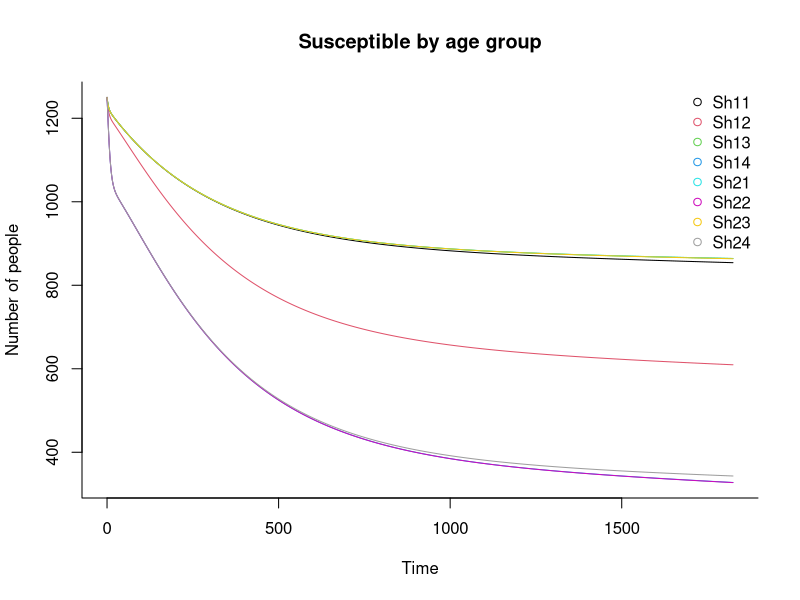
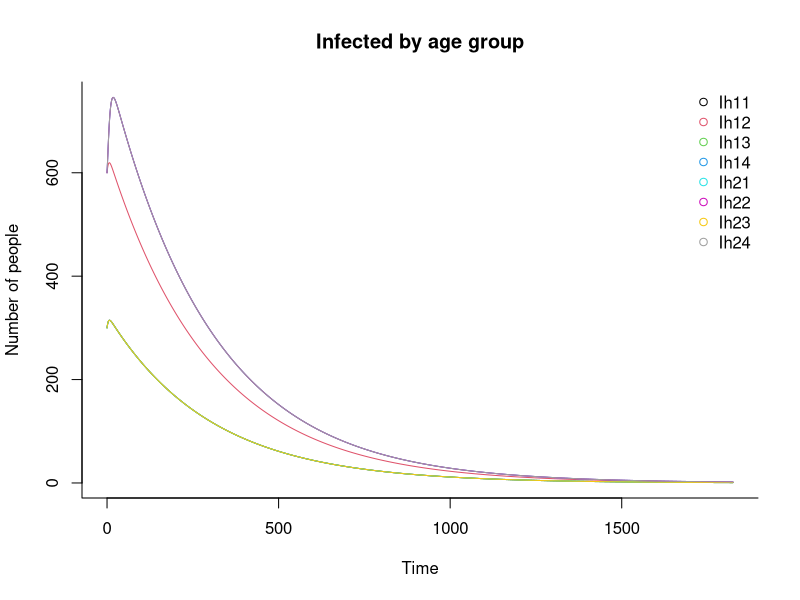
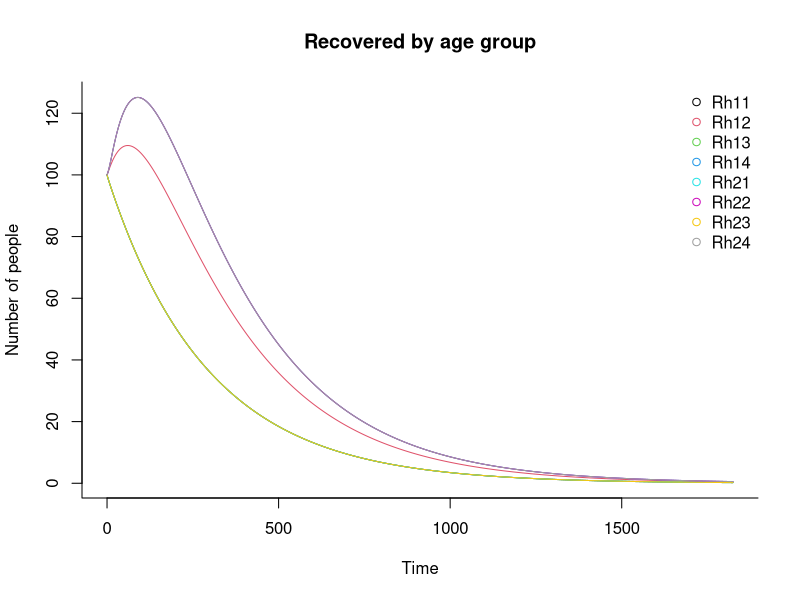
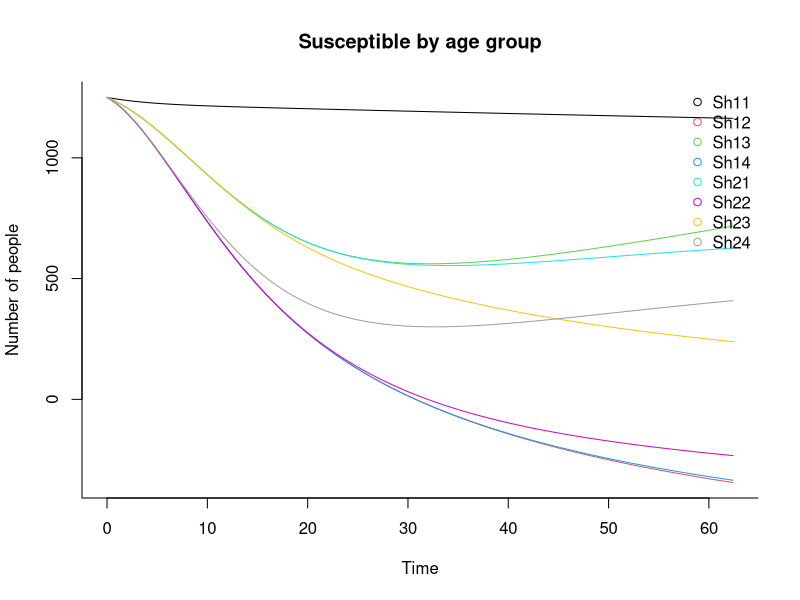
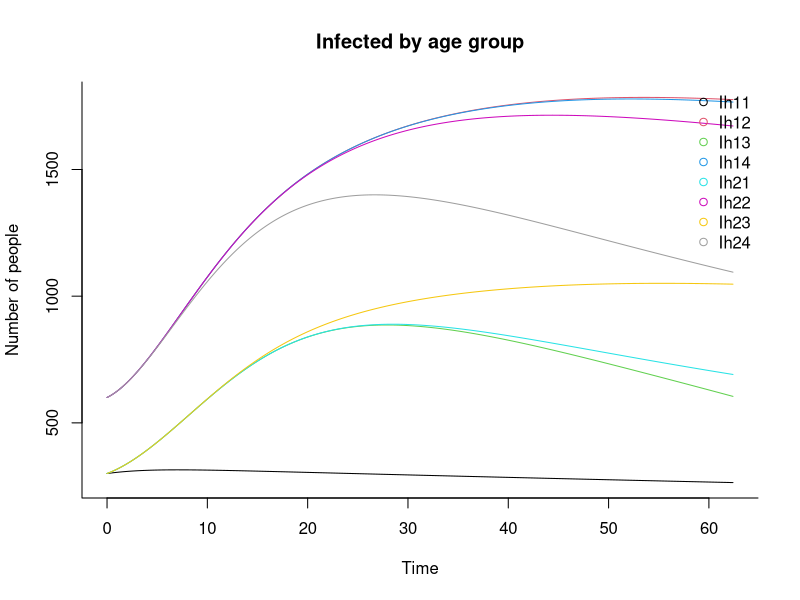
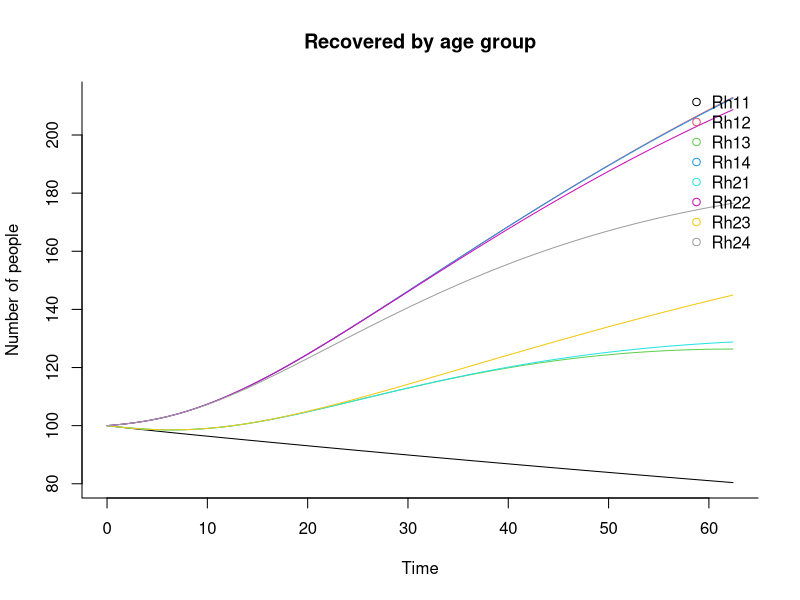

Write R code to recreate these figures, in order. (Note: this script raises an error after producing the figures.)
## Load deSolve package
library(deSolve)

#Parameters 
#Human hosts
Lambda_h<-matrix(c(0.005369485,0.000001,0.000001,0.000001,0.005369485,0.000001,0.000001,0.000001), 2, 4,byrow=T, dimnames = list(c("WU","Sl"),c("A1", "A2","A3","A4"))) #Recruitment rate of humans
#Lambda_h<-matrix(c(0.005369485,0.005369485,0.005369485,0.005369485,0.005369485,0.005369485,0.005369485,0.005369485), 2, 4,byrow=T, dimnames = list(c("WU","Sl"),c("A1", "A2","A3","A4"))) #Recruitment rate of humans
#mu_h<-matrix(c(1/63.78,1/63.78,1/63.78,1/63.78,1/63.78,1/63.78,1/63.78,1/63.78)/365, 2, 4)#Death rate of human
mu_h<-matrix(c(1/63.78,1/63.78,1/63.78,1/63.78,1/63.48,1/63.48,1/63.48,1/63.48)/365, 2, 4)#Death rate of human
gamma_h<-matrix(c(0.0023,0.0023,0.0023,0.0023,0.0023,0.0023,0.0023,0.0023), 2, 4,byrow=T)#Recovery rate
sigma_h<-matrix(c(1/91.3125,1/91.3125,1/91.3125,1/91.3125,1/91.3125,1/91.3125,1/91.3125,1/91.3125), 2, 4,byrow=T)#Proportion of getting immune 
beta_h<-matrix(c(0.42,0.42,0.42,0.42,0.42,0.42,0.42,0.42),2, 4,byrow=T)#Transmission rate from infectious human to mosquito
delta_h<-matrix(c(0.001,0.001,0.001,0.001,0.001,0.001,0.001,0.001),2, 4,byrow=T)#Disease induced-death
m<-matrix(c(1,1,1,1,1,1,1,1)*1e-10,nrow = 2, ncol= 4,byrow=T)#Between patches migration
psi<-matrix(c(0.6,0.6,0.6,0.6,0.6,0.3,0.3,0.3), 2, 4,byrow=T)#Proportion of ITN use 

#Mosquito vectors
mu_v<-matrix(c(0.05,0.05,0.05,0.05,0.05,0.05,0.05,0.05),2, 4,byrow=T)#Death rate of mosquito
a<-matrix(c(0.5,0.5,0.5,0.5,0.5,0.5,0.5,0.5),2, 4,byrow=T)#Biting rate
Lambda_v<-matrix(c(0.3,0.3,0.3,0.3,0.3,0.3,0.3,0.3)/365, 2, 4,byrow=T)#Recruitment/birth rate of mosquitoes
beta_v<-matrix(c(0.42,0.42,0.42,0.42,0.42,0.42,0.42,0.42), 2, 4,byrow=T)#Transmission rate from infected mosquito to human


params<-list(Lambda_h=Lambda_h, Lambda_v=Lambda_v, beta_v=beta_v, beta_h=beta_h, sigma_h=sigma_h, gamma_h=gamma_h,delta_h=delta_h,mu_h=mu_h, mu_v=mu_v, psi=psi, a=a, m=m)
#Variables
#Initial conditions at DFE
Sh<-matrix(c(1250,1250,1250,1250,1250,1250,1250,1250),2,4,byrow=T,dimnames = list(c("WU","Sl"),c("A1", "A2","A3","A4")))#Initial value of susceptible human
Rh<-matrix(c(100, 100, 100, 100,100, 100, 100, 100),2,4,byrow=T)#Initial value of recovered human
Ih<-matrix(c(300,300,300,300,600,600,600,600),2,4,byrow=T)#Initial value of infected human
Sv<-matrix(c(1000,1000,1000,1000,1500,1500,1500,1500),2,4,byrow=T)
Iv<-matrix(c(100,100,100,100,160,160,160,160),2,4,byrow=T)

# Constructing time vector
t_start<-0 #Start
t_end<-(1825)-1 # End 
t_inc<-.2
t_range<-seq(t_start,t_end+t_inc, t_inc)
# Create a function Sir_si for the differential equations
sir_si <- function(time, state, params) {
  nh<-matrix(2,4)
  Sh<-matrix(2,4, data=state[2:8]) 
  Ih<-matrix(2,4, data=state[9:16])
  Rh<-matrix(2,4, data=state[17:24])
  Sv<-matrix(2,4, data=state[25:32])  
  Iv<-matrix(2,4, data=state[33:40]) 
  nh<- Sh+ Ih + Rh
  with(as.list(c(state, params)), { 
    #for(j in 1:2){#Loop for the 2 patches
      #for (i in 1: 4){#Loop for age groups
          dSh <-(Lambda_h) - (1-psi)*beta_v*a*Iv*Sh/(nh) - (sigma_h*Rh)-(mu_h*Sh)+(m*Sh)
          dIh <- (((1-psi)*beta_v*a*Sh*Iv)/(nh))  - ((gamma_h + mu_h + delta_h)*Ih)
          dRh <- (gamma_h*Ih) - ((mu_h+sigma_h)*Rh) + (m*Rh)
          dSv <- (Lambda_v) - (mu_v*Sv) - (((1-psi)*beta_h*a*Ih*Sv)/(nh)) - (psi*a*Sv)
          dIv <- (((1-psi)*beta_h*a*Ih*Sv)/(nh)) - (psi*a*Iv) - (mu_v*Iv)
        #}
      #}
    list(c(dSh, dIh, dRh, dSv, dIv))
    
  })
}

init<- c(Sh=Sh, Ih=Ih, Rh=Rh, Sv=Sv, Iv=Iv)

## Solve using ode (General Solver for Ordinary Differential Equations)
out <- ode(y = init, times = t_range, func = sir_si, parms = params)
## change to data frame
out <- as.data.frame(out)
## Delete time variable
#out$time <- NULL
## Show data
head(out, 5)
View(out)

## Plot
 # A general concern about the plot they are all straight lines plus infected number are negative look like something is wrong
matplot(x = out[,1], y = out[,2:9], type = "l",
        xlab = "Time", ylab = "Number of people", main = "Susceptible by age group",
        lwd = 1, lty = 1, bty = "l", col = 1:8)
legend("topright", c("Sh11", "Sh12", "Sh13", "Sh14", "Sh21", "Sh22", "Sh23", "Sh24"), pch = 1, col = 1:8, bty = "n")

matplot(x = out[,1], y = out[,10:17], type = "l",
        xlab = "Time", ylab = "Number of people", main = "Infected by age group",
        lwd = 1, lty = 1, bty = "l", col = 1:8)
legend("topright", c("Ih11", "Ih12", "Ih13", "Ih14", "Ih21", "Ih22", "Ih23", "Ih24"), pch = 1, col = 1:8, bty = "n")

matplot(x = out[,1], y = out[,18:25], type = "l",
        xlab = "Time", ylab = "Number of people", main = "Recovered by age group",
        lwd = 1, lty = 1, bty = "l", col = 1:8)
legend("topright", c("Rh11", "Rh12", "Rh13", "Rh14", "Rh21", "Rh22", "Rh23", "Rh24"), pch = 1, col = 1:8, bty = "n")

#matplot(x = t_range, y = out[,25:32], type = "l",
 #       xlab = "Time", ylab = "Number of mosquitoes", main = "Susceptible mosquitoes ",
#      lwd = 1, lty = 1, bty = "l", col = 1:8)

#matplot(x = t_range, y = out[,33:40], type = "l",
#        xlab = "Time", ylab = "Number of mosquitoes", main = "Infected mosquitoes ",
#        lwd = 1, lty = 1, bty = "l", col = 1:8)


 #Compute the reproductive rate per age group within patches
#NGM method
r0<-function(parms){
  wf<-Lambda_v*beta_v*a*(1-psi)
  th<-(mu_v+a*psi)^2
  pg<-beta_h*a*(1-psi)*(mu_h-m)
  kt<-Lambda_h*(gamma_h+mu_h+sigma_h)
  r0<-sqrt((wf*pg)/(th*kt))
     return(r0)
 }

r0(params)
# Second scenario decade rate 
x1<-c(0.6,0.6,0.6,0.6,0.6,0.6,0.6,0.6)
x2<-c(1.62,1.62,1.62,1.62,1,1,1,1)*365
b<-function(x1,x2){x1*exp(-x2*t_range)} # x1 represent the value of psi and x2 is either 1.62 or 1
psi<-matrix(c(b(x1[1],x2[1]),b(x1[2],x2[2]), b(x1[3],x2[3]),b(x1[4],x2[4]), b(x1[5],x2[5]), b(x1[6],x2[6]), b(x1[7],x2[7]), b(x1[8],x2[8]) ), 2, 4,byrow=T)#Proportion of ITN use 
params<-list(Lambda_h=Lambda_h, Lambda_v=Lambda_v, beta_v=beta_v, beta_h=beta_h, sigma_h=sigma_h, gamma_h=gamma_h,delta_h=delta_h,mu_h=mu_h, mu_v=mu_v, psi=psi, a=a, m=m)
init<- c(Sh=Sh, Ih=Ih, Rh=Rh, Sv=Sv, Iv=Iv)

## Solve using ode (General Solver for Ordinary Differential Equations)
out <- ode(y = init, times = t_range, func = sir_si, parms = params)
## change to data frame
out <- as.data.frame(out)
## Delete time variable
#out$time <- NULL
## Show data
head(out, 5)
View(out)
# Third scenario 
d<-function(x1,x2){x1*x2}
x3<-c(0.8,0.8,0.8,0.8,0.5,0.5,0.5,0.5)
psi<-matrix(c(d(x1[1],x3[1]),d(x1[2],x3[2]), d(x1[3],x3[3]),d(x1[4],x3[4]), d(x1[5],x3[5]), d(x1[6],x3[6]), d(x1[7],x3[7]), d(x1[8],x3[8]) ), 2, 4,byrow=T)#Proportion of ITN use 



matplot(x = out[,1], y = out[,2:9], type = "l",
        xlab = "Time", ylab = "Number of people", main = "Susceptible by age group",
        lwd = 1, lty = 1, bty = "l", col = 1:8)
legend("topright", c("Sh11", "Sh12", "Sh13", "Sh14", "Sh21", "Sh22", "Sh23", "Sh24"), pch = 1, col = 1:8, bty = "n")

matplot(x = out[,1], y = out[,10:17], type = "l",
        xlab = "Time", ylab = "Number of people", main = "Infected by age group",
        lwd = 1, lty = 1, bty = "l", col = 1:8)
legend("topright", c("Ih11", "Ih12", "Ih13", "Ih14", "Ih21", "Ih22", "Ih23", "Ih24"), pch = 1, col = 1:8, bty = "n")

matplot(x = out[,1], y = out[,18:25], type = "l",
        xlab = "Time", ylab = "Number of people", main = "Recovered by age group",
        lwd = 1, lty = 1, bty = "l", col = 1:8)
legend("topright", c("Rh11", "Rh12", "Rh13", "Rh14", "Rh21", "Rh22", "Rh23", "Rh24"), pch = 1, col = 1:8, bty = "n")
# Sensitivity analysis
#require(ODEsensitivity)
#require(fast)#Fourier Amplitude Sensitivity Analysis
# Latin hypercube sampling 
require(lhs)
h<-1000 # Number of points
set.seed(1234567)
lhs<-maximinLHS(h,12) # Simulate 
# Well urbanized areas
#Human hosts
Lambda_h.min<-min(Lambda_h) #Recruitment rate of humans
Lambda_h.max<-max(Lambda_h)
mu_h.min<-min(mu_h)#Death rate of human
mu_h.max<-max(mu_h)
gamma_h.max<-0.0023#Recovery rate
gamma_h.min<-0.0020
sigma_h.min<-1/91.3125#Proportion of getting immune 
sigma_h.max<-1/91
beta_h.min<-0.42#Transmission rate from infectious human to mosquito
beta_h.max<-0.5
delta_h.min<-0.002#Disease induced-death
delta_h.max<-0.003
m.min<-1e-10 #Between patches migration
m.max<-2*1e-10
psi.max<-max(psi)#Proportion of ITN use 
psi.min<-min(psi)
#Mosquito vectors
mu_v.min<-0.05#Death rate of mosquito
mu_v.max<-0.07
a.min<-0.5#Biting rate
a.max<-0.7
Lambda_v.min<-0.3/365#Recruitment/birth rate of mosquitoes
Lambda_v.max<-0.5/365
beta_v.min<-0.42#Transmission rate from infected mosquito to human
beta_v.max<-0.5

params.set<-cbind(
  Lambda_h = lhs[,1]*(Lambda_h.max-Lambda_h.min)+Lambda_h.min,
  mu_h = lhs[,2]*(mu_h.max-mu_h.min)+mu_h.min,
  gamma_h = lhs[,3]*(gamma_h.max-gamma_h.min)+gamma_h.min, 
  sigma_h = lhs[,4]*(sigma_h.max-sigma_h.min)+sigma_h.min,
  beta_h = lhs[,5]*(beta_h.max-beta_h.min)+beta_h.min, 
  delta_h = lhs[,6]*(delta_h.max-delta_h.min)+delta_h.min,
  m = lhs[,7]*(m.max-m.min)+m.min, 
  psi = lhs[,8]*(psi.max-psi.min)+psi.min,
  mu_v = lhs[,9]*(mu_v.max-mu_v.min)+mu_v.min,
  a = lhs[,10]*(a.max-a.min)+a.min,
  Lambda_v = lhs[,11]*(Lambda_v.max-Lambda_v.min)+Lambda_v.min,
  beta_v = lhs[,12]*(beta_v.max-beta_v.min)+beta_v.min
)
levels <- 15
h2 <-250
j<-1
data<-data.frame(matrix(rep(NA, levels*h2*14),nrow=levels*h2))
library(foreach)
library(doParallel)
cores=detectCores()
cl <- makeCluster(cores[1]-1) #not to overload your computer
registerDoParallel(cl)

foreach(i=1:h2, .packages="deSolve") %dopar% {
  for(t in t_range){
    data[j,1:13]<-params2<-as.list(c(params.set[i,], T=T))
    out2<-as.data.frame(ode(y = init, times = t_range, func = sir_si, parms = params2))
    j <- j+1
  }
}
names(data) <- c(names(params2),'malaria.size')
save(data, file='malaria.Rdata')
